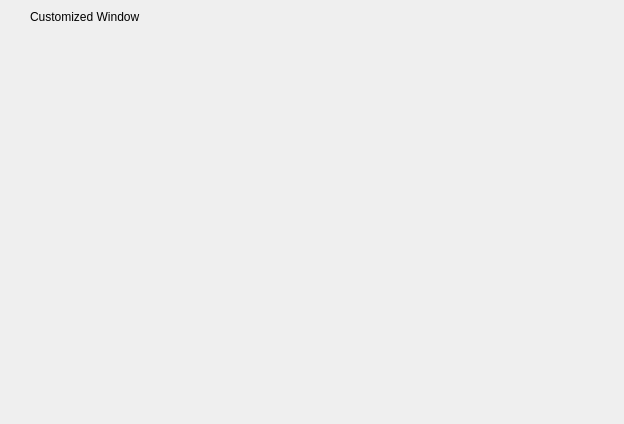
<?xml version="1.0" encoding="UTF-8"?>
<ui version="4.0">
 <class>mainwindow</class>
 <widget class="QWidget" name="mainwindow">
  <property name="geometry">
   <rect>
    <x>0</x>
    <y>0</y>
    <width>624</width>
    <height>424</height>
   </rect>
  </property>
  <property name="windowTitle">
   <string/>
  </property>
  <layout class="QVBoxLayout" name="verticalLayout">
   <property name="spacing">
    <number>0</number>
   </property>
   <property name="leftMargin">
    <number>0</number>
   </property>
   <property name="topMargin">
    <number>0</number>
   </property>
   <property name="rightMargin">
    <number>0</number>
   </property>
   <property name="bottomMargin">
    <number>0</number>
   </property>
   <item>
    <widget class="QWidget" name="widget_title" native="true">
     <property name="minimumSize">
      <size>
       <width>0</width>
       <height>33</height>
      </size>
     </property>
     <property name="maximumSize">
      <size>
       <width>16777215</width>
       <height>33</height>
      </size>
     </property>
     <layout class="QHBoxLayout" name="horizontalLayout">
      <property name="spacing">
       <number>0</number>
      </property>
      <property name="leftMargin">
       <number>0</number>
      </property>
      <property name="topMargin">
       <number>0</number>
      </property>
      <property name="rightMargin">
       <number>0</number>
      </property>
      <property name="bottomMargin">
       <number>0</number>
      </property>
      <item>
       <widget class="QLabel" name="label_icon">
        <property name="minimumSize">
         <size>
          <width>30</width>
          <height>30</height>
         </size>
        </property>
        <property name="maximumSize">
         <size>
          <width>30</width>
          <height>16777215</height>
         </size>
        </property>
        <property name="text">
         <string/>
        </property>
        <property name="pixmap">
         <pixmap resource="../resources/resources.qrc">:/images/logo</pixmap>
        </property>
       </widget>
      </item>
      <item>
       <widget class="QLabel" name="label_title">
        <property name="text">
         <string>Customized Window</string>
        </property>
       </widget>
      </item>
      <item>
       <widget class="CustomPushButton" name="minimizeBtn">
        <property name="minimumSize">
         <size>
          <width>30</width>
          <height>0</height>
         </size>
        </property>
        <property name="maximumSize">
         <size>
          <width>30</width>
          <height>16777215</height>
         </size>
        </property>
        <property name="text">
         <string/>
        </property>
        <property name="flat">
         <bool>true</bool>
        </property>
       </widget>
      </item>
      <item>
       <widget class="CustomPushButton" name="maximizeBtn">
        <property name="minimumSize">
         <size>
          <width>30</width>
          <height>0</height>
         </size>
        </property>
        <property name="maximumSize">
         <size>
          <width>30</width>
          <height>16777215</height>
         </size>
        </property>
        <property name="text">
         <string/>
        </property>
        <property name="flat">
         <bool>true</bool>
        </property>
       </widget>
      </item>
      <item>
       <widget class="CustomPushButton" name="closeBtn">
        <property name="minimumSize">
         <size>
          <width>40</width>
          <height>0</height>
         </size>
        </property>
        <property name="maximumSize">
         <size>
          <width>40</width>
          <height>16777215</height>
         </size>
        </property>
        <property name="text">
         <string/>
        </property>
        <property name="flat">
         <bool>true</bool>
        </property>
       </widget>
      </item>
     </layout>
    </widget>
   </item>
   <item>
    <widget class="QWidget" name="widget" native="true"/>
   </item>
  </layout>
 </widget>
 <layoutdefault spacing="6" margin="11"/>
 <customwidgets>
  <customwidget>
   <class>CustomPushButton</class>
   <extends>QPushButton</extends>
   <header location="global">custompushbutton.h</header>
  </customwidget>
 </customwidgets>
 <resources>
  <include location="../resources/resources.qrc"/>
 </resources>
 <connections/>
</ui>
